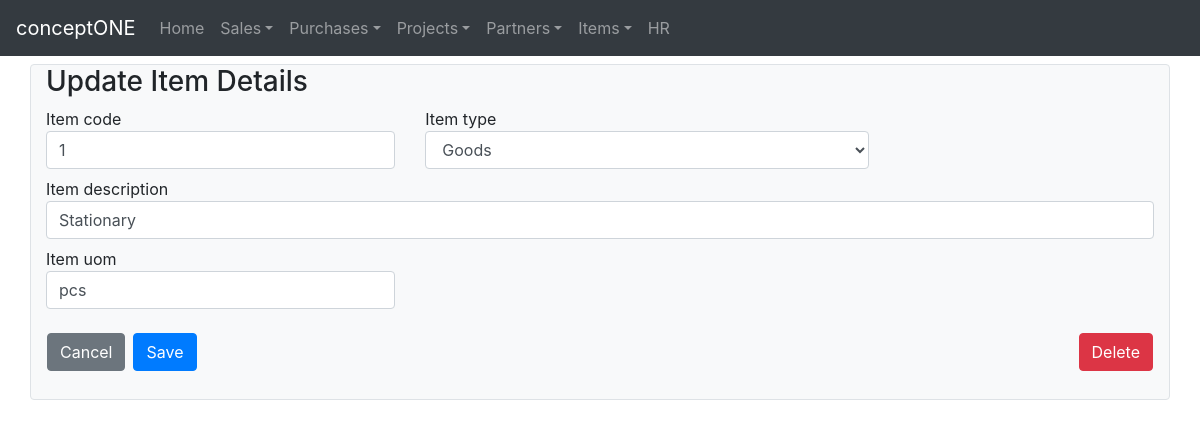
Page /items/update/1/ on the earlier database version.
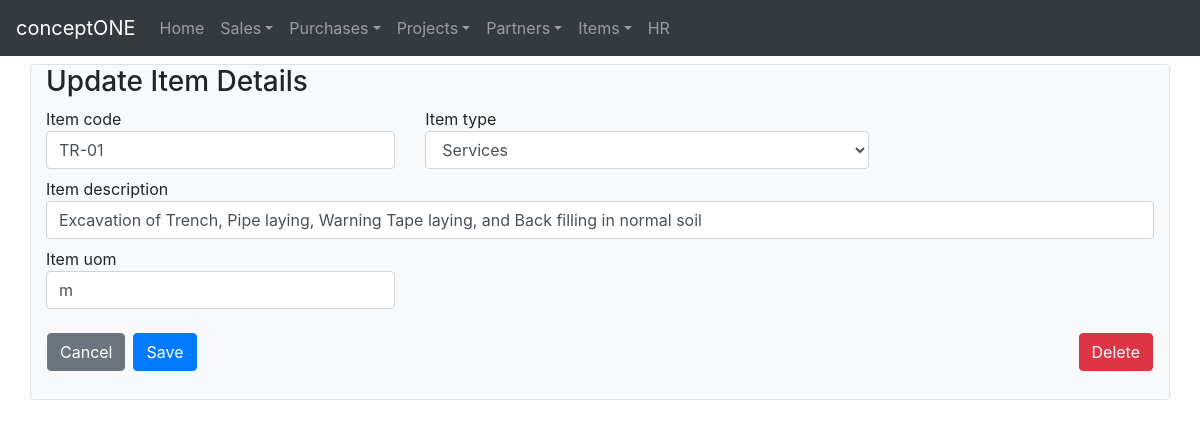
Same page on the later database version.
### crudbasic/models.py (models this page shows, shortened)
class Items(models.Model):
    item_type_choices = [
        ('Goods', 'Goods'),
        ('Services', 'Services'),
    ]
    item_code = models.CharField(max_length=16, unique=True)
    item_description = models.CharField(max_length=192)
    item_uom = models.CharField(max_length=16)
    item_type = models.CharField(max_length=8, choices=item_type_choices)
    created_on = models.DateTimeField(auto_now_add=True)
    updated_on = models.DateTimeField(auto_now=True)

### crudbasic/views.py (the view, shortened to what this page needs)
# urls.py: path('items/update/<int:pk>/',views.UpdateItemView.as_view(),name='updateitem'),
class UpdateItemView(UpdateView):
    model = Items
    form_class = ItemForm
    template_name = 'crudbasic/createitem.html'

### crudbasic/forms.py
class ItemForm(forms.ModelForm):
    class Meta:
        model = Items
        fields = '__all__'
        widgets = {
                'item_code':forms.TextInput(attrs={'class':'form-control'}),
                'item_description':forms.TextInput(attrs={'class':'form-control'}),
                'item_uom':forms.TextInput(attrs={'class':'form-control'}),
                'item_type':forms.Select(attrs={'class':'form-control'}),
        }

### templates/crudbasic/createitem.html
<!DOCTYPE html>
{% extends "crudbasic/base.html" %}
  {% block body_block %}
  <div class="container pb-1 border bg-light rounded">
    <h3>
      {% if not form.instance.pk %}
        Create New Item
      {% else %}
        Update Item Details
      {% endif %}
    </h3>
    <form method="post">{% csrf_token %}
      <div class="row mb-2">
        <div class="col-md-4">
          {{ form.item_code.label }}
          {{ form.item_code }}
        </div>
        <div class="col-md-5">
          {{ form.item_type.label }}
          {{ form.item_type }}
        </div>
      </div>
      <div class="row mb-2">
        <div class="col-md-12">
          {{ form.item_description.label }}
          {{ form.item_description }}
        </div>
      </div>
      <div class="row mb-4">
        <div class="col-md-4">
          {{ form.item_uom.label }}
          {{ form.item_uom }}
        </div>
      </div>
      <div class="row mb-4">
        {% url 'crudbasic:items' as back_url %}
        {% if not form.instance.pk %}
          {% include "crudbasic/buttonpanel/createbuttonpanel.html" %}
        {% else %}
          {% include "crudbasic/buttonpanel/updatebuttonpanel.html" %}
        {% endif %}
      </div>
    </form>
  </div>
  {% endblock %}

### templates/crudbasic/base.html (shortened to what this page needs)
<!DOCTYPE html>
{% load staticfiles %}
<html lang="en" dir="ltr">
  <head>
    <link rel="stylesheet" href="https://stackpath.bootstrapcdn.com/bootstrap/4.3.1/css/bootstrap.min.css">
    <link rel="stylesheet" href="{% static "css/master.css" %}">
  </head>
  <body>
    {% include "crudbasic/navbar.html" %}
      <div class="pr-3 pl-3 pb-2 pt-2">
        {% block body_block %}
        {% endblock %}
      </div>
  </body>
</html>

### templates/crudbasic/navbar.html (shortened to what this page needs)
<!DOCTYPE html>
<nav class="navbar navbar-expand-sm navbar-dark bg-dark">
  <a href="" class="navbar-brand">conceptONE</a>
    <ul class="navbar-nav pl-0 ml-0">
      <li class="nav-item pl-0 ml-0">
        <a class="nav-link" href="{% url 'crudbasic:index' %}">Home</a>
      </li>
      <li class="nav-item dropdown">
        <a class="nav-link dropdown-toggle" data-toggle="dropdown" href="#" role="button" aria-haspopup="true" aria-expanded="false">Sales</a>
      </li>
      <li class="nav-item dropdown">
        <a class="nav-link dropdown-toggle" data-toggle="dropdown" href="#" role="button" aria-haspopup="true" aria-expanded="false">Purchases</a>
      </li>
      <li class="nav-item dropdown">
        <a class="nav-link dropdown-toggle" data-toggle="dropdown" href="#" role="button" aria-haspopup="true" aria-expanded="false">Projects</a>
      </li>
      <li class="nav-item dropdown">
        <a class="nav-link dropdown-toggle" data-toggle="dropdown" href="#" role="button" aria-haspopup="true" aria-expanded="false">Partners</a>
      </li>
      <li class="nav-item dropdown">
          <a class="nav-link dropdown-toggle" data-toggle="dropdown" href="#" role="button" aria-haspopup="true" aria-expanded="false">Items</a>
      </li>
      <li class="nav-item">
        <a class="nav-link" href="#">HR</a>
      </li>
    </ul>
</nav>

### templates/crudbasic/buttonpanel/updatebuttonpanel.html
<!DOCTYPE html>
<a class="btn btn-secondary ml-3" href="{{back_url}}">Cancel</a>
<button type="submit" class="btn btn-primary ml-2" name="save">Save</button>
<a class="btn btn-danger mr-3 ml-auto" href="../../delete/{{object.id}}">Delete</a>
{% include 'crudbasic/dialog/deleteConfirmation.html' %}

### templates/crudbasic/dialog/deleteconfirmation.html (shortened to what this page needs)
<!DOCTYPE html>

Differences in the rows shown:
changed Items: item_code "1" → "TR-01"; item_type "Goods" → "Services"; item_description "Stationary" → "Excavation of Trench, Pipe laying, Warning Tape laying, and Back filling in normal soil"; item_uom "pcs" → "m"
